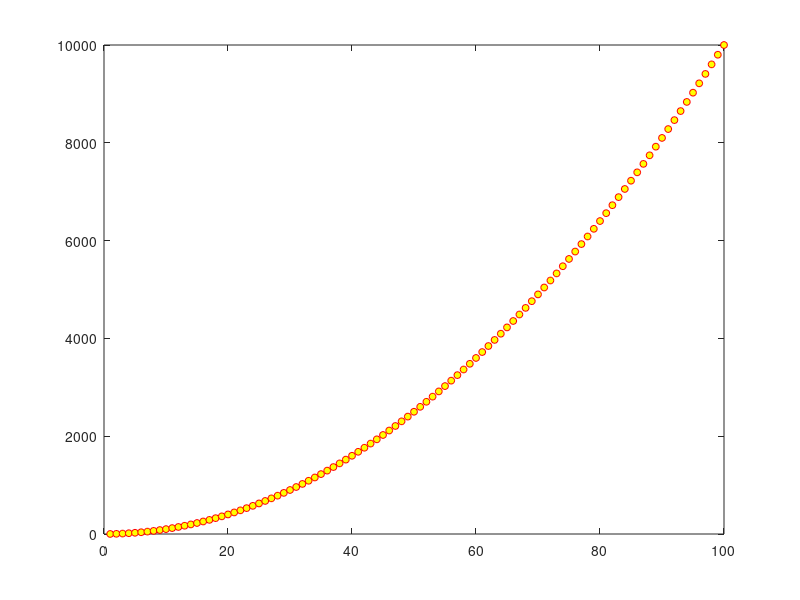

This chart was generated by the following MATLAB code: (Note: this script raises an error after producing the figure.)
%%-------------------------------------------------------------------------%%
%%                                                                         %%
%%  Copyright (C) 2020                                                     %%
%%                                                                         %%
%%         , __                 , __                                       %%
%%        /|/  \               /|/  \                                      %%
%%         | __/ _   ,_         | __/ _   ,_                               %%
%%         |   \|/  /  |  |   | |   \|/  /  |  |   |                       %%
%%         |(__/|__/   |_/ \_/|/|(__/|__/   |_/ \_/|/                      %%
%%                           /|                   /|                       %%
%%                           \|                   \|                       %%
%%                                                                         %%
%%      Enrico Bertolazzi                                                  %%
%%      Dipartimento di Ingegneria Industriale                             %%
%%      Università degli Studi di Trento                                   %%
%%      email: enrico.bertolazzi@unitn.it                                  %%
%%                                                                         %%
%%-------------------------------------------------------------------------%%

close all;
clc;


x  = 1:1:100;
y  = x.^2;
yd = 2*x;
xx = 1:0.01:100;

fmt1 = {'LineWidth',3,'Color',[0.7,0.7,1]};
fmt2 = {'o','Color','red','MarkerSize',5,'MarkerFaceColor','yellow','MarkerEdgeColor','red'};
fmt3 = {'-','Color','black','Linewidth',2};
fmt4 = {'o','Color','blue','MarkerSize',3,'MarkerFaceColor','black','MarkerEdgeColor','black'};

figure();

plot( x, y, fmt2{:} ) ;
hold on;

S1 = Spline1D( 'cubic' );
S1.build( x, y );

yy = S1.eval( xx );
plot( xx, yy, fmt1{:} ) ;

S2 = Spline1D( 'hermite' );
S2.build( x, y, yd );
yy = S2.eval( xx );
plot( xx, yy, fmt3{:} ) ;
